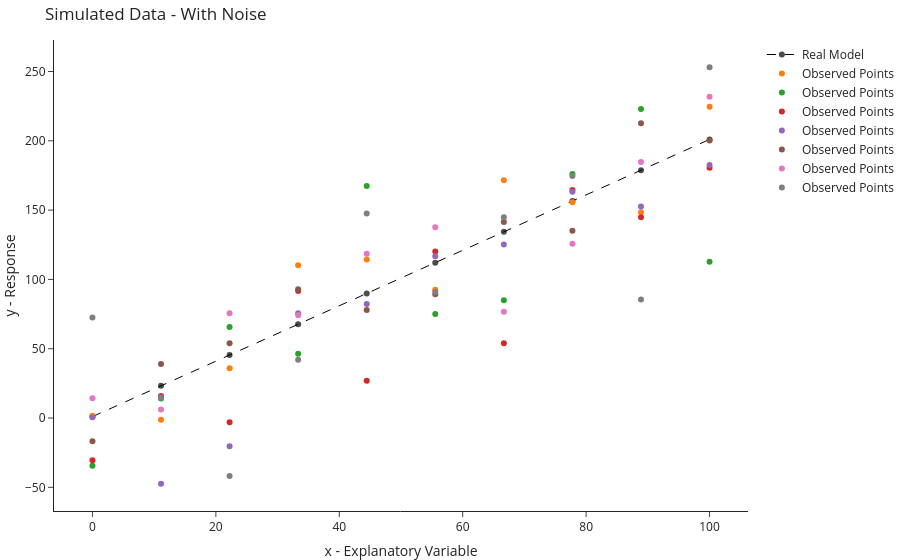

The notebook cell saved with this chart:
### Markdown cell above
## Linear Regression With Noise
As the given datasets used to fit the model lays exactly on a straight line, the estimated coefficients are the correct 
ones (up to floating point precision). Next, let us add some Gaussian noise to the data and see how it influences our 
estimation. So: 

$\forall i \in \left[ m \right]\quad y_i=w_1\cdot x_i + w_0 + \varepsilon_i \quad s.t.\quad 
\varepsilon\sim\mathcal{N}\left(0,\sigma^2I_m\right)$

Namely, the noise of each sample distributes by a Gaussian with zero mean and $\sigma^2$ variance, and is uncorrelated between samples.

*Notice that from now on we mark the $y$'s generated by the noise-less model with `y_`. This is so it is clear that the "real"
$y$s observed in a given sample are noisy.*

### Code cell
if "y_" not in locals(): y_ = y
epsilon = np.random.normal(loc=0, scale=40, size=len(x))
y = y_ + epsilon

fig.add_trace(go.Scatter(x=x, y=y, name="Observed Points", mode="markers", line=dict(width=1)))
fig.update_layout(title="Simulated Data - With Noise")
fig.show()

### Figure 1 — Plotly figure (JSON) as saved in the notebook; plotly's stock layout.template omitted (floating-point values rounded to 4 significant figures)
{"data": [{"line": {"color": "black", "dash": "dash", "width": 1}, "marker": {"color": "black", "opacity": 0.7}, "name": "Real Model", "showlegend": true, "type": "scatter", "x": [0, 11.11, 22.22, 33.33, 44.44, 55.56, 66.67, 77.78, 88.89, 100], "y": [1, 23.22, 45.44, 67.67, 89.89, 112.1, 134.3, 156.6, 178.8, 201]}, {"line": {"width": 1}, "mode": "markers", "name": "Observed Points", "type": "scatter", "x": [0, 11.11, 22.22, 33.33, 44.44, 55.56, 66.67, 77.78, 88.89, 100], "y": [1.67, -1.313, 35.94, 110.2, 114.3, 92.49, 171.6, 155.7, 148.5, 224.5]}, {"line": {"width": 1}, "mode": "markers", "name": "Observed Points", "type": "scatter", "x": [0, 11.11, 22.22, 33.33, 44.44, 55.56, 66.67, 77.78, 88.89, 100], "y": [-34.4, 14.16, 65.64, 46.32, 167.5, 74.98, 85.01, 176.1, 223.0, 112.8]}, {"line": {"width": 1}, "mode": "markers", "name": "Observed Points", "type": "scatter", "x": [0, 11.11, 22.22, 33.33, 44.44, 55.56, 66.67, 77.78, 88.89, 100], "y": [-30.47, 15.84, -3.069, 91.65, 26.96, 120.2, 54.04, 164.6, 144.9, 180.6]}, {"line": {"width": 1}, "mode": "markers", "name": "Observed Points", "type": "scatter", "x": [0, 11.11, 22.22, 33.33, 44.44, 55.56, 66.67, 77.78, 88.89, 100], "y": [0.5686, -47.38, -20.39, 75.64, 82.27, 116.7, 125.2, 163.3, 152.6, 182.6]}, {"line": {"width": 1}, "mode": "markers", "name": "Observed Points", "type": "scatter", "x": [0, 11.11, 22.22, 33.33, 44.44, 55.56, 66.67, 77.78, 88.89, 100], "y": [-16.72, 39.04, 53.99, 92.85, 77.87, 89.3, 141.4, 135.0, 212.7, 200.2]}, {"line": {"width": 1}, "mode": "markers", "name": "Observed Points", "type": "scatter", "x": [0, 11.11, 22.22, 33.33, 44.44, 55.56, 66.67, 77.78, 88.89, 100], "y": [14.34, 6.24, 75.68, 74.13, 118.5, 137.6, 76.61, 125.8, 184.8, 231.8]}, {"line": {"width": 1}, "mode": "markers", "name": "Observed Points", "type": "scatter", "x": [0, 11.11, 22.22, 33.33, 44.44, 55.56, 66.67, 77.78, 88.89, 100], "y": [72.59, 14.75, -41.81, 42.06, 147.6, 90.87, 144.9, 174.6, 85.56, 253.0]}], "layout": {"title": {"text": "Simulated Data - With Noise"}, "xaxis": {"title": {"text": "x - Explanatory Variable"}}, "yaxis": {"title": {"text": "y - Response"}}}}
